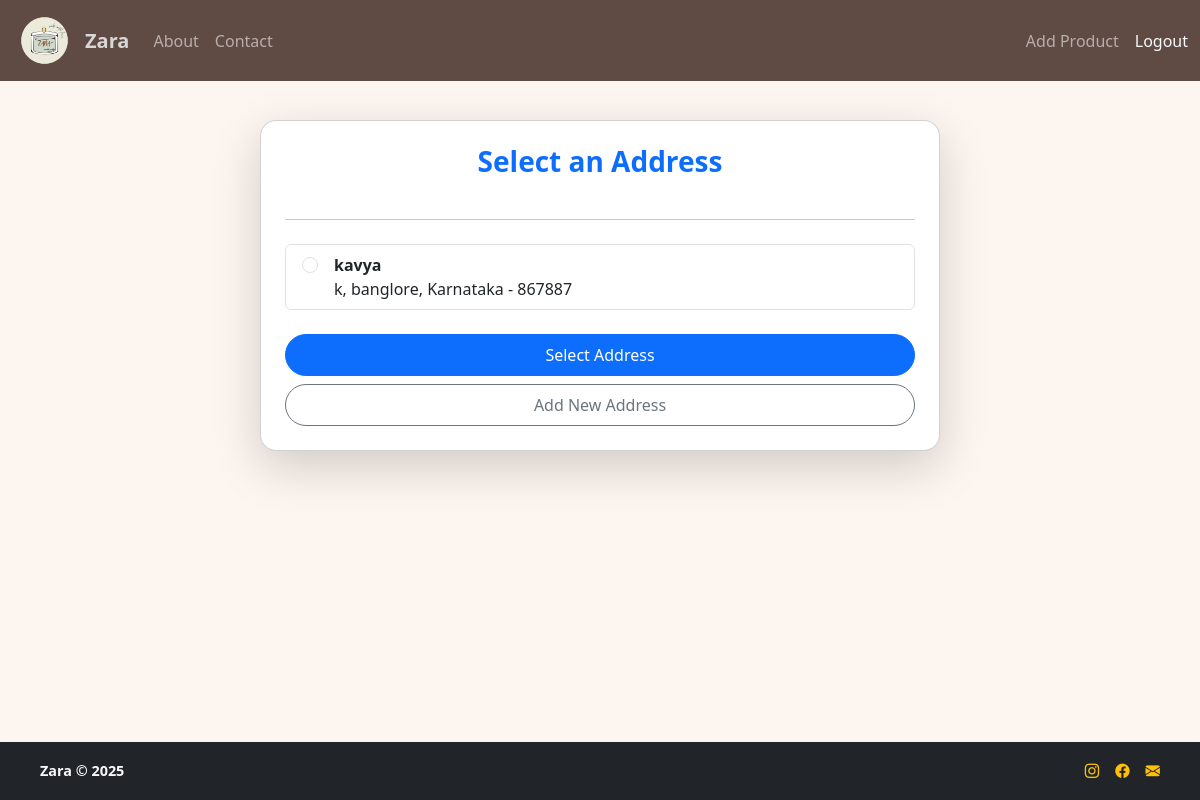
Page /orders/address/select/12/ (signed in) on the committed database.
### orders/models.py (models this page shows, shortened)
class Address(models.Model):
    user = models.ForeignKey(User, on_delete=models.CASCADE, related_name="addresses")
    full_name = models.CharField(max_length=100, help_text="Full name of the recipient")
    phone_number = models.CharField(
        max_length=10,
        validators=[
            RegexValidator(r'^\d{10}$', message="Phone number must be 10 digits long.")
        ],
        help_text="Recipient's phone number"
    )
    address_line1 = models.CharField(max_length=255, help_text="Street address, P.O. Box, etc.")
    address_line2 = models.CharField(
        max_length=255, blank=True, null=True, help_text="Apartment, suite, unit, building, floor, etc."
    )
    landmark = models.CharField(
        max_length=255, blank=True, null=True, help_text="Landmark near the address"
    )
    city = models.CharField(max_length=100, help_text="City name")
    state = models.CharField(
        max_length=100,
        help_text="State name",
        choices=[
    ("Andhra Pradesh", "Andhra Pradesh"),
    ("Arunachal Pradesh", "Arunachal Pradesh"),
    ("Assam", "Assam"),
    ("Bihar", "Bihar"),
    ("Chhattisgarh", "Chhattisgarh"),
    ("Goa", "Goa"),
    ("Gujarat", "Gujarat"),
    ("Haryana", "Haryana"),
    ("Himachal Pradesh", "Himachal Pradesh"),
    ("Jharkhand", "Jharkhand"),
    ("Karnataka", "Karnataka"),
    ("Kerala", "Kerala"),
    ("Madhya Pradesh", "Madhya Pradesh"),
    ("Maharashtra", "Maharashtra"),
    ("Manipur", "Manipur"),
    ("Meghalaya", "Meghalaya"),
    ("Mizoram", "Mizoram"),
    ("Nagaland", "Nagaland"),
    ("Odisha", "Odisha"),
    ("Punjab", "Punjab"),
    ("Rajasthan", "Rajasthan"),
    ("Sikkim", "Sikkim"),
    ("Tamil Nadu", "Tamil Nadu"),
    ("Telangana", "Telangana"),
    ("Tripura", "Tripura"),
    ("Uttar Pradesh", "Uttar Pradesh"),
    ("Uttarakhand", "Uttarakhand"),
    ("West Bengal", "West Bengal"),
    ("Andaman and Nicobar Islands", "Andaman and Nicobar Islands"),
    ("Chandigarh", "Chandigarh"),
    ("Dadra and Nagar Haveli and Daman and Diu", "Dadra and Nagar Haveli and Daman and Diu"),
    ("Delhi", "Delhi"),
    ("Jammu and Kashmir", "Jammu and Kashmir"),
    ("Ladakh", "Ladakh"),
    ("Lakshadweep", "Lakshadweep"),
    ("Puducherry", "Puducherry"),
        ]
    )
    pincode = models.CharField(
        max_length=6,
        validators=[
            RegexValidator(r'^\d{6}$', message="PIN code must be 6 digits long.")
        ],
        help_text="6-digit PIN code"
    )
    country = models.CharField(
        max_length=100, default="India", editable=False, help_text="Country name"
    )
    is_default = models.BooleanField(
        default=False, help_text="Set as the default address"
    )
    created_at = models.DateTimeField(auto_now_add=True)
    updated_at = models.DateTimeField(auto_now=True)
    class Meta:
        unique_together = ('user', 'pincode', 'address_line1', 'address_line2')

### orders/views.py (the view, shortened to what this page needs)
# urls.py: path('address/select/<int:order_id>/', views.select_address_for_order, name='select_address_for_order'),
@login_required
def select_address_for_order(request, order_id):
    order = get_object_or_404(Order, id=order_id, user=request.user)
    addresses = request.user.addresses.all()
    return render(request, 'select_address.html', {'order': order, 'addresses': addresses})

### orders/templates/select_address.html (shortened to what this page needs)
{% extends 'base.html' %}
{% block content %}
<div class="container py-5" style="max-width: 700px;">
  <div class="card shadow-lg rounded-4 p-4 bg-white">
    <h3 class="text-center mb-4 fw-bold text-primary">Select an Address</h3>
    <hr class="mb-4">
    <form method="post">
      <ul class="list-group mb-4">
        {% for address in addresses %}
        <li class="list-group-item d-flex align-items-start">
          <input class="form-check-input me-3 mt-1" type="radio" name="address" value="{{ address.id }}" required>
          <div>
            <strong>{{ address.full_name }}</strong><br>
            {{ address.address_line1 }}, {{ address.city }}, {{ address.state }} - {{ address.pincode }}
          </div>
        </li>
        {% endfor %}
      </ul>
      <div class="d-grid gap-2">
        <button type="submit" class="btn btn-primary rounded-pill py-2">Select Address</button>
        <a href="{% url 'add_address' %}?next={{ request.path }}" class="btn btn-outline-secondary rounded-pill py-2">Add New Address</a>
      </div>
    </form>
  </div>
</div>
{% endblock %}

### static/css/style.css (style rules this page uses)
* { margin: 0; padding: 0; box-sizing: border-box; }
body { font-family: 'Segoe UI', Tahoma, Geneva, Verdana, sans-serif; background-color: #fdf6f0; color: black; }
.container { padding: 10px; }

### rows in the picture
Address: full_name "kavya", address_line1 "k", city "banglore", state "Karnataka", pincode "867887"
